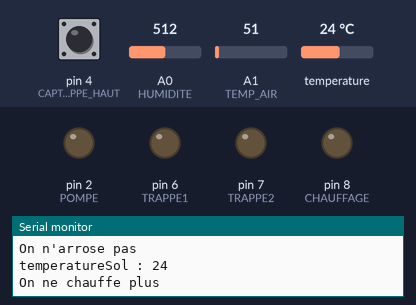
The sketch below on a simulated Arduino Uno, built with avr-gcc and run on an emulated ATmega328P. On the bench: output pins drawn as LEDs (lit = HIGH), the last lines printed to the serial monitor. Inputs (shaded band) come from the test bench; at power-on: temperature 24 °C, A0 (HUMIDITE) = 512, A1 (TEMP_AIR) = 51, pin 4 (CAPT_TRAPPE_HAUT) HIGH.

Above: at 1.2 s.
1.3 s: temperature set to 15.8 °C
4.1 s: temperature set to 14.1 °C
At 5.2 s:
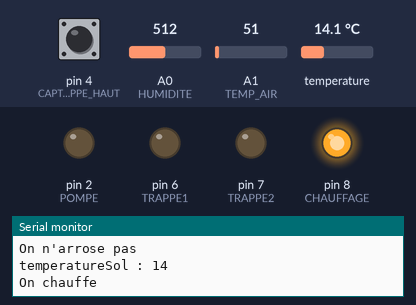
6.4 s: A0 (HUMIDITE) set to 503
At 8.9 s:
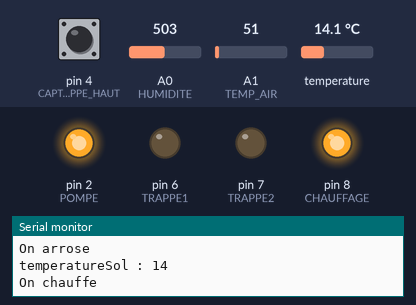
9.5 s: A1 (TEMP_AIR) set to 68
At 10.6 s:
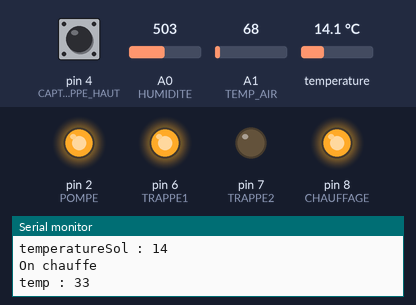
Timing chart, 0 to 12.4 s (numbered marks = the images above; inputs shaded):
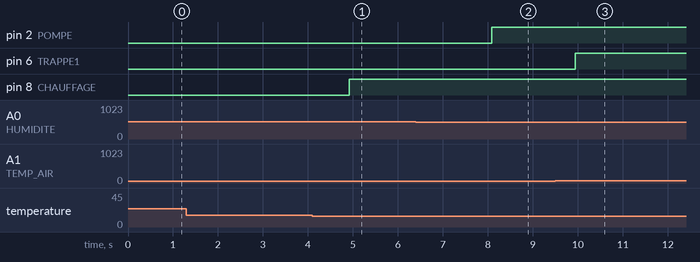

The sketch:

Programme_Arduino_Correction.ino
```cpp
#include <OneWire.h>
#include <DallasTemperature.h>

//Définition des constantes
#define HUMIDITE A0
#define TEMP_AIR A1
#define POMPE 2
#define CAPT_TRAPPE_HAUT 4
#define CAPT_TRAPPE_BAS 5
#define TRAPPE1 6
#define TRAPPE2 7
#define ONE_WIRE_BUS 3
#define CHAUFFAGE 8

//Définition des variables
unsigned int tempCan = 0;
unsigned int temperature = 0;
unsigned int seuilTemperatureHaut = 30;
unsigned int seuilTemperatureBas = 20;
unsigned int humiditeCan = 0;
unsigned int seuilHumidite = 512;
unsigned int temperatureSol = 0;
unsigned int seuilTemperatureSol = 15;

OneWire oneWire(ONE_WIRE_BUS);
DallasTemperature sensors(&oneWire);


void setup() {
  Serial.begin(9600);
  sensors.begin();
  pinMode(POMPE, OUTPUT);
  pinMode(CHAUFFAGE, OUTPUT);
  pinMode(CAPT_TRAPPE_HAUT, INPUT_PULLUP);
  pinMode(CAPT_TRAPPE_BAS, INPUT_PULLUP);
  pinMode(TRAPPE1, OUTPUT);
  pinMode(TRAPPE2, OUTPUT);

  digitalWrite(POMPE, LOW);
  digitalWrite(CHAUFFAGE, LOW);
  digitalWrite(TRAPPE1, LOW);
  digitalWrite(TRAPPE2, LOW);
}

void loop() {
  //traitement température de l'air
  tempCan = analogRead (TEMP_AIR); //lecture dans le vide préconisée
  delay(100);
  tempCan = analogRead (TEMP_AIR); //lecture LM35
  temperature = 500*tempCan/1023; //convertion en degrés
  Serial.print("temp : ");
  Serial.println(temperature);
  if (temperature > seuilTemperatureHaut) ouvrirTrappe(); //on aère si la température devient trop forte
  else if (temperature < seuilTemperatureBas)fermerTrappe(); //on garde la chaleur

  //traiment humidité sol
  humiditeCan = analogRead(HUMIDITE);
  delay(100);
  humiditeCan = analogRead(HUMIDITE);
  Serial.print("humidite : ");
  Serial.println(humiditeCan);
  if (humiditeCan < seuilHumidite) alimenterPompe(); //on arrose si l'humidité du sol est inférieur au seuil
  else arreterPompe(); //on arrête d'arroser

  //traitement température sol
  sensors.requestTemperatures();
  temperatureSol = sensors.getTempCByIndex(0);
  Serial.print("temperatureSol : ");
  Serial.println(temperatureSol);
  if (temperatureSol < seuilTemperatureSol) chaufferSol(); //on arrose si l'humidité du sol est inférieur au seuil
  else arreterChauffage(); //on arrête d'arroser

  delay(1000);
}

void ouvrirTrappe() {
  while (digitalRead(CAPT_TRAPPE_HAUT) == 1) digitalWrite(TRAPPE1, HIGH);
  digitalWrite(TRAPPE1, LOW);
}
void fermerTrappe() {
  while (digitalRead(CAPT_TRAPPE_BAS) == 1) digitalWrite(TRAPPE2, HIGH);
  digitalWrite(TRAPPE2, LOW);
}
void alimenterPompe() {
  Serial.println("On arrose");
  digitalWrite(POMPE, HIGH);
}
void arreterPompe() {
  Serial.println("On n'arrose pas");
  digitalWrite(POMPE, LOW);
}
void chaufferSol() {
  Serial.println("On chauffe");
  digitalWrite(CHAUFFAGE, HIGH);
}
void arreterChauffage() {
  Serial.println("On ne chauffe plus");
  digitalWrite(CHAUFFAGE, LOW);
}
```

Measured:
- the behaviour switches between 15 and 14.9 °C on temperature (found by bisection; images 0 and 1)
- the behaviour switches between 512 and 511 on A0 (HUMIDITE) (found by bisection; images 1 and 2)
- the behaviour switches between 63 and 64 on A1 (TEMP_AIR) (found by bisection; images 2 and 3)
- after the input at 4.1 s, pin 8 (CHAUFFAGE): LOW → HIGH after 0.81 s
- after the input at 6.4 s, pin 2 (POMPE): LOW → HIGH after 1.7 s
- after the input at 9.5 s, pin 6 (TRAPPE1): LOW → HIGH after 0.44 s
